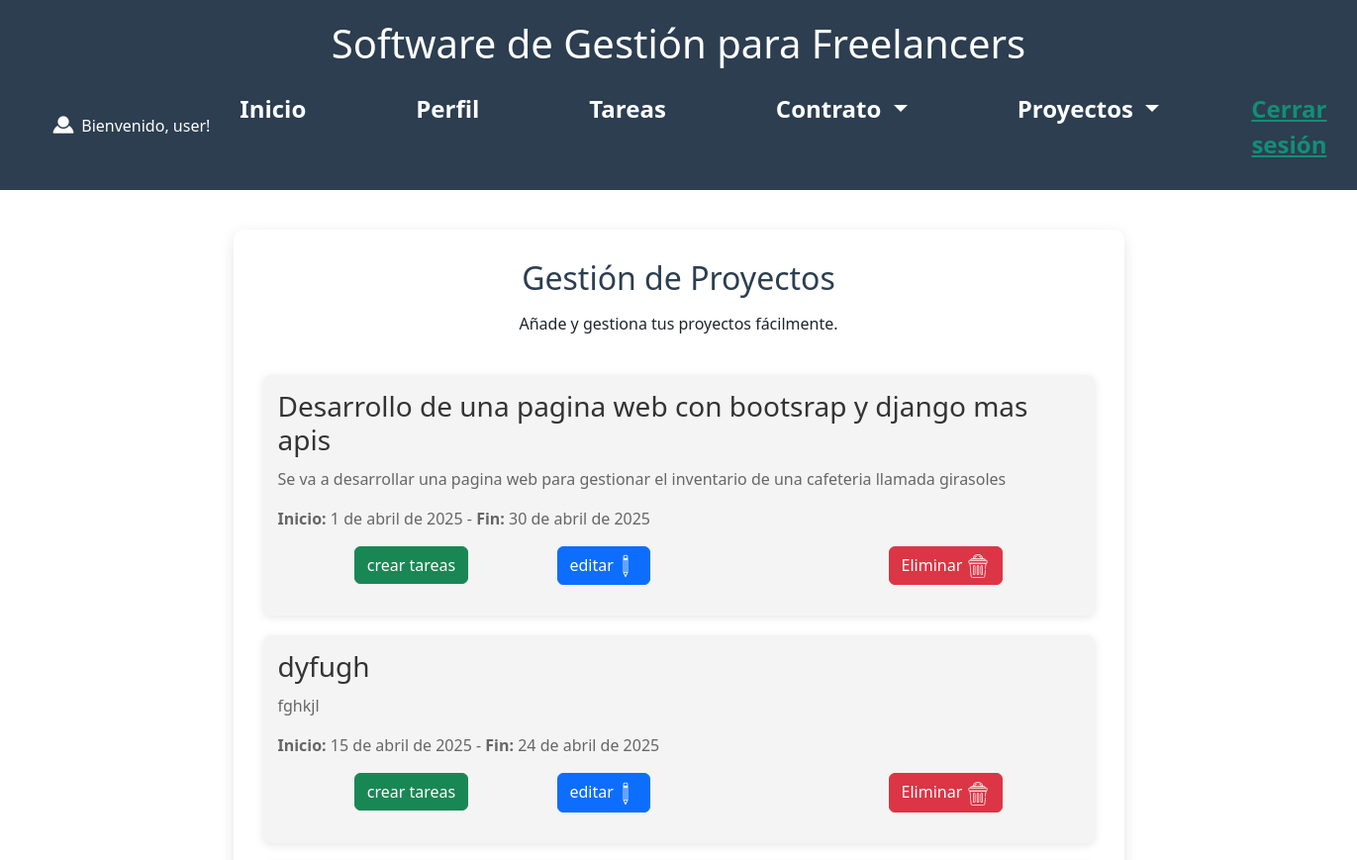
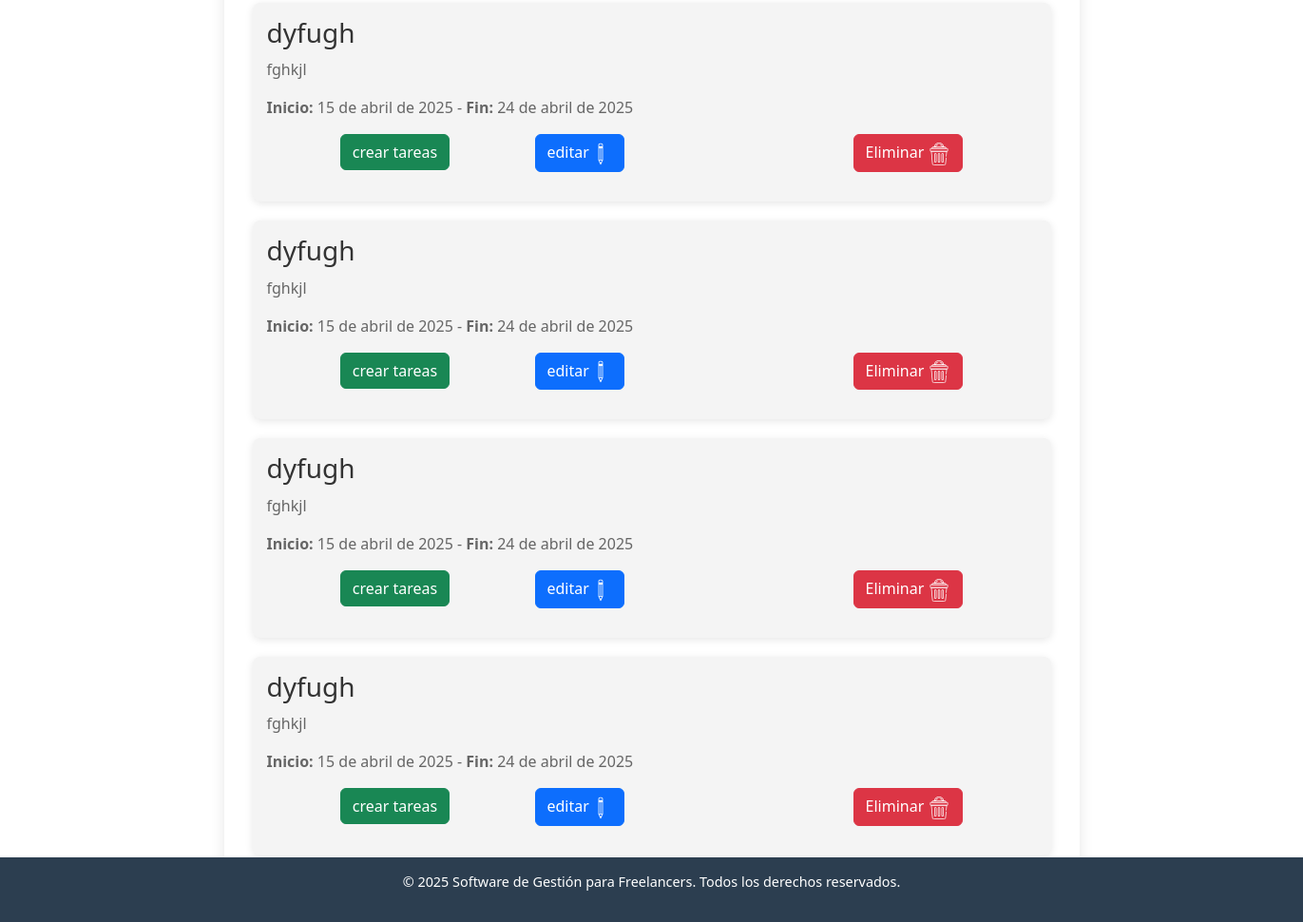
Page /proyectos/ (signed in) on the committed database (2 pictures, top to bottom).
### gestion/models.py (models this page shows, shortened)
class CustomUser(AbstractUser):
    id_usuario = models.AutoField(primary_key=True)
    nombre = models.CharField(max_length=100)
    correo = models.EmailField(unique=True, max_length=100)
    imagen = models.ImageField(upload_to='perfiles/', default='perfiles/default.png')
    fecha_creacion = models.DateTimeField(auto_now_add=True)

class Proyecto(models.Model):
    id_proyecto = models.AutoField(primary_key=True)
    id_usuario = models.ForeignKey(CustomUser, on_delete=models.CASCADE, related_name='proyectos')
    nombre = models.CharField(max_length=100)
    descripcion = models.TextField(blank=True, null=True)
    fecha_inicio = models.DateField()
    fecha_fin = models.DateField()
    fecha_creacion = models.DateTimeField(auto_now_add=True)

### gestion/views.py (the view, shortened to what this page needs)
# urls.py: path("proyectos/", proyectos, name="proyectos"),
@login_required
def proyectos(request):
    if request.method == "GET":proyectos = Proyecto.objects.filter(id_usuario=request.user)
    proyectos = Proyecto.objects.filter(id_usuario=request.user)
    return render(request, "proyectos.html", {"proyectos": proyectos})

### templates/proyectos.html (shortened to what this page needs)
{% extends 'base.html' %}
{% block content %}
{%load static%}
    <section id="proyectos">
        <h2>Gestión de Proyectos</h2>
        <p>Añade y gestiona tus proyectos fácilmente.</p>
        <br>
        <div class="proyecto-container" id="lista-proyectos">
            {% for proyecto in proyectos %}
        <div class="proyecto-item" id="proyecto-{{ proyecto.id_proyecto }}">
            <h3>{{ proyecto.nombre }}</h3>
            <p>{{ proyecto.descripcion }}</p>
            <p><strong>Inicio:</strong> {{ proyecto.fecha_inicio }} - <strong>Fin:</strong> {{ proyecto.fecha_fin }}</p>
        <div  class="container">
            <div class="row">
                <div class="col-sm">
                 <form method="post" action="{% url 'crear_tarea' proyecto.id_proyecto%}" >
                            <button type="submit" class="btn btn-success">crear tareas </button>
                        </form>
                 </div>
                 <div class="col-sm">
                    <p class="d-inline-flex gap-1">
                        <a class="btn btn-primary" data-bs-toggle="collapse" href="#collapseExample-{{ proyecto.id_proyecto }}"
                            role="button" aria-expanded="false" aria-controls="collapseExample">
                            editar<img src="{%static 'img/lapiz2.png'%}" alt="" style="display: inline;">
                        </a>
                    </p>
                </div>
                <div class="col-sm">
                    <form method="post" action="{% url 'eliminar_proyecto' proyecto.id_proyecto %}" onsubmit="return confirm('¿Estás seguro de que quieres eliminar este proyecto?');">
                            <button type="submit" class="btn btn-danger">Eliminar <img src="{% static 'img/basura.png' %}" alt="" style="display: inline;"></button>
                        </form>
                </div>
         </div>
        </div>
        </div>
    {% empty %}
        <p>No hay proyectos aún.</p>
    {% endfor %}
    </div>
{%endblock%}

### templates/base.html (shortened to what this page needs)
<!DOCTYPE html>
<html lang="es">
<head>
  {% load static %}
  <link rel="stylesheet" href="{% static 'css/styles.css'%}">
  <link href="https://cdn.jsdelivr.net/npm/bootstrap@5.3.3/dist/css/bootstrap.min.css" rel="stylesheet"
>
</head>
<body>
  <header>
    <h1>Software de Gestión para Freelancers</h1>
    <nav class="navbar navbar-expand-lg navbar-dark bg-transparent" style="background-color: #e3f2fd;">
      <div class="container-fluid">
        <a class="navbar-brand" href="{% url 'perfil'%}">
          <img class="logo horizontal-logo" style="display: inline;" src="{% static 'img/usuario.png' %}" alt=" logo">
          {% if request.user.is_authenticated %}
          <h6 style="text-align: left; display: inline;">Bienvenido, {{ request.user.username }}!</h6>
          {% endif %}
        </a>
        <div class="collapse navbar-collapse" id="navbarSupportedContent">
          <ul class="navbar-nav ml-auto">
            <li class="nav-item">
              <a class="nav-link" href="{% url 'inicio'%}">Inicio</a>
            </li>
            <li class="nav-item">
              <a class="nav-link" href="{% url 'perfil'%}">Perfil</a>
            </li>
            <li class="nav-item">
              <a class="nav-link" href="{% url 'seguimiento_tareas'%}">Tareas</a>
            </li>
            <li class="nav-item dropdown">
              <a class="nav-link dropdown-toggle" href="#" id="navbarDropdown1" role="button" data-toggle="dropdown"
                aria-haspopup="true" aria-expanded="false">
                Contrato
              </a>
            </li>
            <li class="nav-item dropdown">
              <a class="nav-link dropdown-toggle" href="#" id="navbarDropdown2" role="button" data-toggle="dropdown"
                aria-haspopup="true" aria-expanded="false">
                Proyectos
              </a>
            </li>
            <li class="mt-2">{% if request.user.is_authenticated %}
              <form action="{% url 'logout' %}" method="post" style="display: inline;" class="cerrar_sesion">
                <button type="submit"
                  style="display: inline; all: unset; cursor: pointer; text-decoration: underline;">Cerrar
                  sesión</button>
              </form>
              {%endif%}
            </li>
          </ul>
        </div>
      </div>
    </nav>
  </header>
  <div class="container mt-4">
    {% block content %}{% endblock %}
  </div>
  <footer>
    <p>&copy; 2025 Software de Gestión para Freelancers. Todos los derechos reservados.</p>
  </footer>
</body>
</html>

### static/css/styles.css (style rules this page uses)
body { font-family: 'Poppins', sans-serif; margin: 0; padding: 0; background-color: #f9f9f9; color: #333; }
header { background-color: #2C3E50; color: white; padding: 20px 40px; text-align: center; font-size: 1.5em; font-weight: bold; }
nav ul { list-style: none; padding: 0; text-align: center; margin: 0; }
nav ul li { display: inline; margin: 0 20px; }
nav ul li a { color: white; text-decoration: none; font-weight: 600; transition: color 0.3s ease; }
section { max-width: 900px; margin: 40px auto; padding: 30px; background: white; border-radius: 10px; box-shadow: 0px 4px 15px rgba(0, 0, 0, 0.1); text-align: center; }
section h2 { color: #2C3E50; margin-bottom: 15px; }
form { display: flex; flex-direction: column; align-items: center; gap: 15px; max-width: 600px; margin: auto; }
form button { background-color: #18BC9C; color: white; border: none; padding: 10px 20px; font-size: 1em; border-radius: 5px; cursor: pointer; transition: background 0.3s ease; }
footer { background-color: #2C3E50; color: white; text-align: center; padding: 15px; position: fixed; bottom: 0; width: 100%; font-size: 0.9em; }
#proyectos { max-width: 900px; margin: 40px auto; padding: 30px; background: white; border-radius: 10px; box-shadow: 0px 4px 15px rgba(0, 0, 0, 0.1); text-align: center; }
#proyectos h2 { color: #2C3E50; margin-bottom: 15px; }
.proyecto-container { display: flex; flex-direction: column; gap: 20px; }
.proyecto-item { background: #f4f4f4; padding: 15px; border-radius: 8px; box-shadow: 0px 2px 8px rgba(0, 0, 0, 0.1); text-align: left; }
.proyecto-item h3 { color: #333; margin-bottom: 10px; }
.proyecto-item p { color: #666; }
img { max-width: 100%; height: auto; display: block; margin: 0 auto; border-radius: 8px; max-height: 300px; }
.navbar .nav-item:not(:last-child) { margin-right: 35px; }
.dropdown-toggle::after { transition: transform 0.15s linear; }
.navbar { background-color: #204abd; padding: 15px; color: #128F76; }
.navbar .navbar-brand { font-size: 1.5rem; font-weight: bold; color: #ffffff; }
.navbar .nav-link { color: #ffffff; transition: color 0.3s ease-in-out; }
.navbar-nav { display: flex; justify-content: center; gap: 20px; width: 100%; }
.nav-item { padding: 0 10px; }
.cerrar_sesion { margin-top: 30px; }

### rows in the picture
CustomUser: user.username "user"
Proyecto: nombre "Desarrollo de una pagina web con bootsrap y django mas apis", descripcion "Se va a desarrollar una pagina web para gestionar el inventario de una cafeteria llamada girasoles", fecha_inicio "1 de abril de 2025", fecha_fin "30 de abril de 2025"
Proyecto: nombre "dyfugh", descripcion "fghkjl", fecha_inicio "15 de abril de 2025", fecha_fin "24 de abril de 2025"
Proyecto: nombre "dyfugh", descripcion "fghkjl", fecha_inicio "15 de abril de 2025", fecha_fin "24 de abril de 2025"
Proyecto: nombre "dyfugh", descripcion "fghkjl", fecha_inicio "15 de abril de 2025", fecha_fin "24 de abril de 2025"
Proyecto: nombre "dyfugh", descripcion "fghkjl", fecha_inicio "15 de abril de 2025", fecha_fin "24 de abril de 2025"
Proyecto: nombre "dyfugh", descripcion "fghkjl", fecha_inicio "15 de abril de 2025", fecha_fin "24 de abril de 2025"
